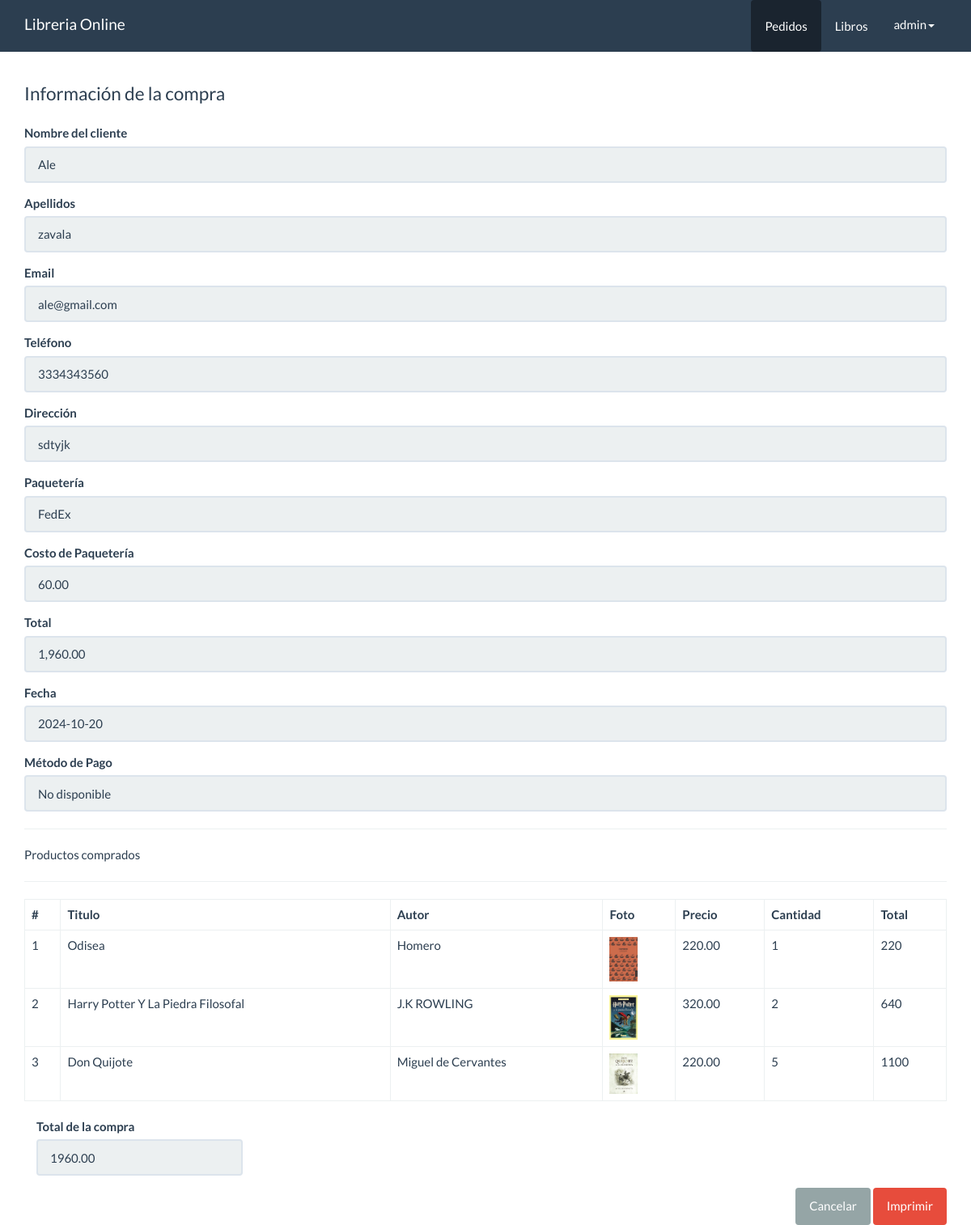
The page /panel/pedidos/ver.php?id=2 (signed in) on the database its author committed.
### tables this page shows
CREATE TABLE `pedidos` (
  `id` int(10) NOT NULL,
  `cliente_id` int(11) NOT NULL,
  `total` decimal(10,2) NOT NULL,
  `metodo_pago` varchar(20) DEFAULT NULL,
  `fecha` date NOT NULL,
  `estado` int(11) NOT NULL DEFAULT 1,
  `paqueteria` varchar(100) DEFAULT NULL
);

CREATE TABLE `clientes` (
  `id` int(10) NOT NULL,
  `nombre` varchar(80) NOT NULL,
  `apellidos` varchar(100) NOT NULL,
  `email` varchar(50) NOT NULL,
  `telefono` varchar(15) NOT NULL,
  `direccion` varchar(255) NOT NULL,
  `comentarios` varchar(255) NOT NULL
);

CREATE TABLE `paqueterias` (
  `id` int(11) NOT NULL,
  `nombre` varchar(100) NOT NULL,
  `costo` decimal(10,2) NOT NULL DEFAULT 0.00
);

CREATE TABLE `detalle_pedidos` (
  `id` int(11) NOT NULL,
  `pedido_id` int(11) NOT NULL,
  `libros_id` int(11) NOT NULL,
  `precio` decimal(10,2) NOT NULL,
  `cantidad` int(11) NOT NULL,
  `estado` int(11) NOT NULL DEFAULT 1
);

CREATE TABLE `libros` (
  `id` int(11) NOT NULL,
  `titulo` varchar(80) NOT NULL,
  `autor` varchar(80) NOT NULL,
  `descripcion` varchar(255) NOT NULL,
  `foto` varchar(255) NOT NULL,
  `precio` decimal(10,2) NOT NULL,
  `categoria_id` int(10) NOT NULL,
  `fecha` date NOT NULL,
  `estado` int(11) NOT NULL DEFAULT 1
);

### src/Pedido.php (called while the page is built, shortened)
<?php
class Pedido{
    private $cn = null;
    public function __construct(){
        $this->config = parse_ini_file(__DIR__.'/../config.ini') ;
        $this->cn = new \PDO( $this->config['dns'], $this->config['usuario'],$this->config['clave'],array(
            \PDO::MYSQL_ATTR_INIT_COMMAND => 'SET NAMES utf8'
        ));
    }
    public function mostrarPorId($id)
    {
        $sql = "SELECT p.id, c.nombre, c.apellidos, c.email, c.telefono, c.direccion, p.total, p.fecha,
                    pa.nombre AS paqueteria, pa.costo AS costo_paqueteria, p.metodo_pago
                FROM pedidos p
                INNER JOIN clientes c ON p.cliente_id = c.id
                INNER JOIN paqueterias pa ON p.paqueteria = pa.id
                WHERE p.id = :id";
        $resultado = $this->cn->prepare($sql);
        $_array = array(':id' => $id);
        if ($resultado->execute($_array)) {
            return $resultado->fetch();
        }
        return false;
    }
    public function mostrarDetallePorIdPedido($id)
    {
        $sql = "SELECT
                dp.id,
                li.titulo,
                li.autor,
                dp.precio,
                dp.cantidad,
                li.foto
                FROM detalle_pedidos dp
                INNER JOIN libros li ON li.id= dp.libros_id
                WHERE dp.pedido_id = :id";
        $resultado = $this->cn->prepare($sql);
        $_array = array(
            ':id'=>$id
        );
        if($resultado->execute( $_array))
            return  $resultado->fetchAll();
        return false;
    }
}

### panel/pedidos/ver.php (the view, shortened to what this page needs)
<?php
  $costo_paqueteria = isset($info_pedido['paqueteria']) ? $pedido->obtenerCostoPaqueteria($info_pedido['paqueteria']) : 0;
?>
<!DOCTYPE html>
<html lang="en">
  <head>
    <link rel="stylesheet" href="../../assets/css/bootstrap.min.css">
    <link rel="stylesheet" href="../../assets/css/estilos.css">
  </head>
  <body>
    <nav class="navbar navbar-default navbar-fixed-top">
      <div class="container">
        <div class="navbar-header">
          <a class="navbar-brand" href="../dashboard.php">Libreria Online</a>
        </div>
        <div id="navbar" class="navbar-collapse collapse">
          <ul class="nav navbar-nav pull-right">
            <li class="active">
              <a href="index.php" class="btn">Pedidos</a>
            </li>
            <li>
              <a href="../libros/index.php" class="btn">Libros</a>
            </li>
            <li class="dropdown">
                <a href="#" class="dropdown-toggle" data-toggle="dropdown" role="button" aria-haspopup="true" aria-expanded="false"><?php print $_SESSION['usuario_info'] ['nombre_usuario']?><span class="caret"></span></a>
            </li>
          </ul>
        </div>
      </div>
    </nav>
    <div class="container" id="main">
    <div class="row">
            <div class="col-md-12">
               <fieldset>
               <?php
                  $id = $_GET['id'];
                  $pedido = new libreon\Pedido;
                  $info_pedido = $pedido->mostrarPorId($id);
                  $info_detalle_pedido = $pedido->mostrarDetallePorIdPedido($id);
                  ?>
                    <legend>Información de la compra</legend>
                    <div class="form-group">
                        <label>Nombre del cliente</label>
                        <input value="<?php print $info_pedido ['nombre'] ?>" type="text" class="form-control" readonly>
                    </div>
                    <div class="form-group">
                        <label>Apellidos</label>
                        <input value="<?php print $info_pedido ['apellidos'] ?>" type="text" class="form-control" readonly>
                    </div>
                    <div class="form-group">
                        <label>Email</label>
                        <input value="<?php print $info_pedido ['email'] ?>" type="text" class="form-control" readonly>
                    </div>
                    <div class="form-group">
                      <label>Teléfono</label>
                      <input value="<?php print isset($info_pedido['telefono']) ? $info_pedido['telefono'] : 'No disponible'; ?>" type="text" class="form-control" readonly>
                  </div>
                  <div class="form-group">
                      <label>Dirección</label>
                      <input value="<?php print isset($info_pedido['direccion']) ? $info_pedido['direccion'] : 'No disponible'; ?>" type="text" class="form-control" readonly>
                  </div>
                  <div class="form-group">
                      <label>Paquetería</label>
                      <input value="<?php print isset($info_pedido['paqueteria']) ? $info_pedido['paqueteria'] : 'No disponible'; ?>" type="text" class="form-control" readonly>
                  </div>
                  <div class="form-group">
                      <label>Costo de Paquetería</label>
                      <input value="<?php print number_format($info_pedido['costo_paqueteria'], 2); ?>" type="text" class="form-control" readonly>
                  </div>
                  <div class="form-group">
                      <label>Total</label>
                      <input value="<?php print number_format($info_pedido['total'] + $costo_paqueteria, 2); ?>" type="text" class="form-control" readonly>
                  </div>
                <div class="form-group">
                    <label>Fecha</label>
                    <input value="<?php print $info_pedido['fecha'] ?>" type="text" class="form-control" readonly>
                </div>
                <div class="form-group">
                    <label>Método de Pago</label>
                    <input value="<?php print isset($info_pedido['metodo_pago']) ? $info_pedido['metodo_pago'] : 'No disponible'; ?>" type="text" class="form-control" readonly>
                </div>
                    <hr>
                        Productos comprados
                    <hr>
                    <table class="table table-bordered">
                    <thead>
                      <tr>
                        <th>#</th>
                        <th>Titulo</th>
                        <th>Autor</th>
                        <th>Foto</th>
                        <th>Precio</th>
                        <th>Cantidad</th>
                        <th>Total</th>
                      </tr>
                    </thead>
                    <tbody>
                      <?php
                        $cantidad = count($info_detalle_pedido);
                        if($cantidad > 0){
                          $c=0;
                        for($x =0; $x < $cantidad; $x++){
                          $c++;
                          $item = $info_detalle_pedido[$x];
                          $total = $item ['precio'] * $item ['cantidad'];
                      ?>
                        <tr>
                        <td><?php print $c?></td>
                        <td><?php print $item['titulo']?></td>
                        <td><?php print $item['autor']?></td>
                        <td> <?php
                            $foto = '../../upload/'.$item['foto'];
                            if(file_exists($foto)){
                            ?>
                            <img src="<?php print $foto; ?>" width="35">
                            <?php }else{?>
                                SIN FOTO
                            <?php }?>
                        </td>
                        <td><?php print $item['precio']?></td>
                        <td><?php print $item['cantidad']?></td>
                        <td><?php print $total?></td>
                        </tr>
                        <?php
                            }
                        }else {
                        ?>
                        <tr>
                            <td colspan="6">NO HAY REGISTROS</td>
                        </tr>
                        <?php }
                        ?>
                      </tbody>
                  </table>
                  <div class= "col-md-3">
                  <div class="form-group">
                        <label>Total de la compra</label>
                        <input value="<?php print $info_pedido ['total'] ?>" type="text" class="form-control" readonly>
                    </div>
                    </div>
                        <div class="clearfix"></div>
                        <div class="text-right">
                        <a href="index.php" class="btn btn-default hidden-print">Cancelar</a>
                        <a href="javascript:;" id="btnImprimir" class="btn btn-danger hidden-print">Imprimir</a>
                        </div>
               </fieldset>
            </div>
        </div>
    </div>
  </body>
</html>

### assets/css/estilos.css (style rules this page uses)
#main { margin-top: 100px; }
.row { display: flex; flex-wrap: wrap; }
img { max-width: 100%; height: auto; }

### rows shown on the page
pedidos: cliente.nombre "Ale", cliente.apellidos "zavala", cliente.email "ale@gmail.com", cliente.telefono "3334343560", cliente.direccion "sdtyjk", nombre "FedEx", costo "60.00", total "1,960.00", fecha "2024-10-20", metodo_pago "No disponible", total "1960.00"
detalle_pedidos: libros.titulo "Odisea", libros.autor "Homero", libros.foto (picture), precio "220.00", cantidad "1", total "220"
detalle_pedidos: libros.titulo "Harry Potter Y La Piedra Filosofal", libros.autor "J.K ROWLING", libros.foto (picture), precio "320.00", cantidad "2", total "640"
detalle_pedidos: libros.titulo "Don Quijote", libros.autor "Miguel de Cervantes", libros.foto (picture), precio "220.00", cantidad "5", total "1100"

### other values the page prints
$_SESSION['usuario_info'] ['nombre_usuario'] "admin"
